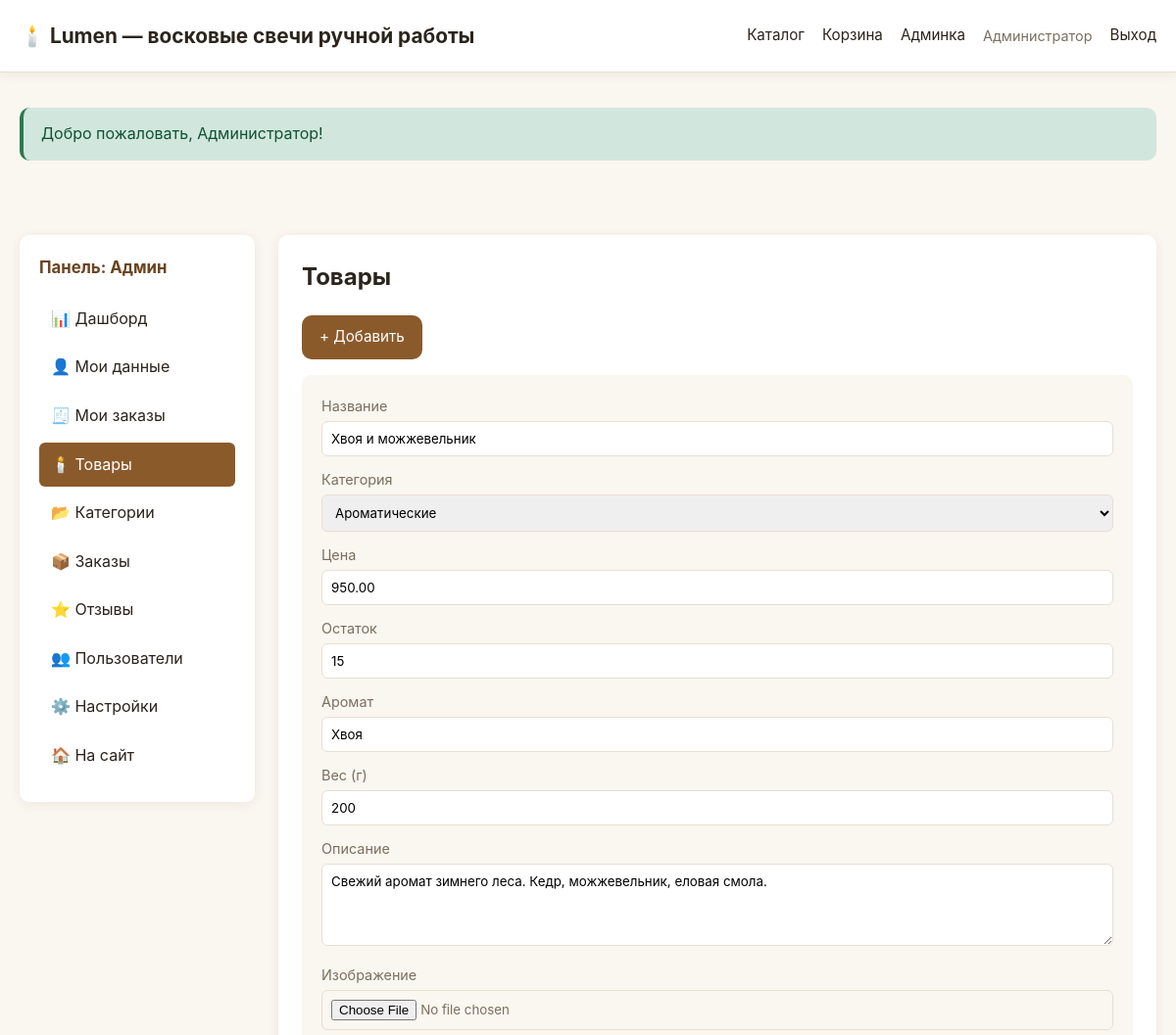
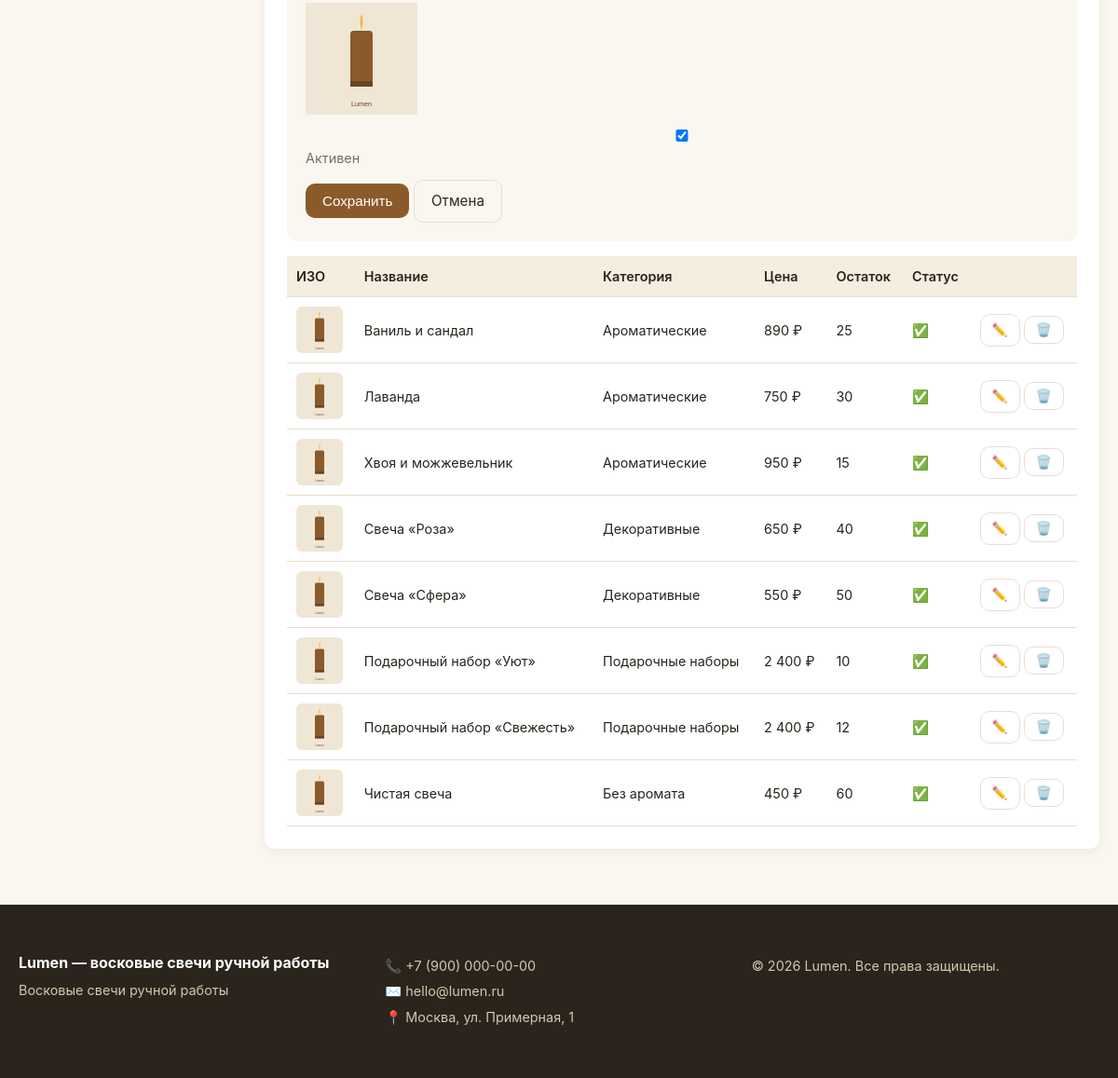
Page /admin.php?action=products&id=3 (signed in) on the committed database (2 pictures, top to bottom).
### tables this page shows
CREATE TABLE IF NOT EXISTS products (
    id INT AUTO_INCREMENT PRIMARY KEY,
    category_id INT,
    name VARCHAR(200) NOT NULL,
    description TEXT,
    price DECIMAL(10,2) NOT NULL,
    stock INT DEFAULT 0,
    image VARCHAR(255),
    aroma VARCHAR(100),
    weight INT,
    active TINYINT(1) DEFAULT 1,
    created_at TIMESTAMP DEFAULT CURRENT_TIMESTAMP,
    FOREIGN KEY (category_id) REFERENCES categories(id) ON DELETE SET NULL
);

CREATE TABLE IF NOT EXISTS categories (
    id INT AUTO_INCREMENT PRIMARY KEY,
    name VARCHAR(100) NOT NULL,
    slug VARCHAR(100) UNIQUE NOT NULL
);

### includes/functions.php (called while the page is built, shortened)
<?php
require_once __DIR__ . '/db.php';
function e($s){ return htmlspecialchars((string)$s, ENT_QUOTES, 'UTF-8'); }
function setting(string $key, $default = '') {
    static $cache = null;
    if ($cache === null) {
        $rows = db()->query("SELECT `key`, value FROM settings")->fetchAll();
        $cache = [];
        foreach ($rows as $r) $cache[$r['key']] = $r['value'];
    }
    return $cache[$key] ?? $default;
}
function current_user() {
    return $_SESSION['user'] ?? null;
}
function product_image($img) {
    return 'assets/placeholder.svg';
}
function money($v) {
    return number_format((float)$v, 0, ',', ' ') . ' ' . setting('currency', '₽');
}

### includes/db.php (called while the page is built)
<?php
$cfg = require __DIR__ . '/../config.php';
$dsn = "mysql:host={$cfg['db']['host']};dbname={$cfg['db']['dbname']};charset={$cfg['db']['charset']}";
try {
    $pdo = new PDO($dsn, $cfg['db']['user'], $cfg['db']['pass'], [
        PDO::ATTR_ERRMODE => PDO::ERRMODE_EXCEPTION,
        PDO::ATTR_DEFAULT_FETCH_MODE => PDO::FETCH_ASSOC,
        PDO::ATTR_EMULATE_PREPARES => false,
    ]);
} catch (PDOException $e) {
    die('Ошибка подключения к БД: ' . htmlspecialchars($e->getMessage()));
}
function db(): PDO {
    static $instance = null;
    if ($instance === null) {
        global $pdo;
        $instance = $pdo;
    }
    return $instance;
}

### admin.php (the view, shortened to what this page needs)
<?php
require_once __DIR__ . '/includes/functions.php';
$user = current_user();
$isMod = $user['role'] === 'moderator';
$action = $_GET['action'] ?? 'dashboard';
require __DIR__ . '/includes/header.php';
?>
<div class="admin-layout">
  <aside class="admin-sidebar">
    <h3>Панель: <?= $isMod?'Модератор':'Админ' ?></h3>
    <nav>
      <a href="?action=dashboard" class="<?= $action==='dashboard'?'active':'' ?>">📊 Дашборд</a>
      <a href="?action=account" class="<?= $action==='account'?'active':'' ?>">👤 Мои данные</a>
        <a href="?action=my_orders" class="<?= $action==='my_orders'?'active':'' ?>">🧾 Мои заказы</a>
      <a href="?action=products" class="<?= $action==='products'?'active':'' ?>">🕯️ Товары</a>
      <?php if(!$isMod): ?><a href="?action=categories" class="<?= $action==='categories'?'active':'' ?>">📂 Категории</a><?php endif; ?>
      <a href="?action=orders" class="<?= $action==='orders'?'active':'' ?>">📦 Заказы</a>
      <a href="?action=reviews" class="<?= $action==='reviews'?'active':'' ?>">⭐ Отзывы</a>
      <?php if(!$isMod): ?>
        <a href="?action=users" class="<?= $action==='users'?'active':'' ?>">👥 Пользователи</a>
        <a href="?action=settings" class="<?= $action==='settings'?'active':'' ?>">⚙️ Настройки</a>
      <?php endif; ?>
      <a href="/">🏠 На сайт</a>
    </nav>
  </aside>
  <section class="admin-main">
<?php
if ($action === 'dashboard'):
    $stats = [
        'products' => db()->query("SELECT COUNT(*) FROM products")->fetchColumn(),
        'orders' => db()->query("SELECT COUNT(*) FROM orders")->fetchColumn(),
        'revenue' => db()->query("SELECT COALESCE(SUM(total),0) FROM orders WHERE payment_status='paid'")->fetchColumn(),
        'users' => db()->query("SELECT COUNT(*) FROM users")->fetchColumn(),
        'pending_reviews' => db()->query("SELECT COUNT(*) FROM reviews WHERE approved=0")->fetchColumn(),
    ];
    $recent = db()->query("SELECT o.*, u.name FROM orders o LEFT JOIN users u ON o.user_id=u.id ORDER BY o.created_at DESC LIMIT 5")->fetchAll();
?>
    <h1>Дашборд</h1>
    <div class="stats-grid">
      <div class="stat"><h3><?= $stats['products'] ?></h3><p>Товаров</p></div>
      <div class="stat"><h3><?= $stats['orders'] ?></h3><p>Заказов</p></div>
      <div class="stat"><h3><?= money($stats['revenue']) ?></h3><p>Выручка</p></div>
      <div class="stat"><h3><?= $stats['users'] ?></h3><p>Пользователей</p></div>
      <div class="stat"><h3><?= $stats['pending_reviews'] ?></h3><p>Отзывов на модерации</p></div>
    </div>
    <?php $statusLabels = ['new'=>'Новый','processing'=>'В обработке','paid'=>'Оплачен','shipped'=>'Отправлен','delivered'=>'Доставлен','cancelled'=>'Отменён']; ?>
    <h2>Последние заказы</h2>
    <table class="admin-table">
      <thead><tr><th>№</th><th>Клиент</th><th>Сумма</th><th>Статус</th><th>Дата</th></tr></thead>
      <tbody>
      <?php foreach($recent as $o): ?>
        <tr><td>#<?= $o['id'] ?></td><td><?= e($o['name'] ?? 'Гость') ?></td><td><?= money($o['total']) ?></td><td><?= e($statusLabels[$o['status']] ?? $o['status']) ?></td><td><?= date('d.m.Y', strtotime($o['created_at'])) ?></td></tr>
      <?php endforeach; ?>
      </tbody>
    </table>
<?php
elseif ($action === 'products'):
    $products = db()->query("SELECT p.*, c.name AS cat FROM products p LEFT JOIN categories c ON p.category_id=c.id ORDER BY p.created_at DESC")->fetchAll();
    $categories = db()->query("SELECT * FROM categories ORDER BY name")->fetchAll();
    $editId = (int)($_GET['id'] ?? 0);
    $edit = null;
    if ($editId) {
        $s = db()->prepare("SELECT * FROM products WHERE id=?");
        $s->execute([$editId]); $edit = $s->fetch();
    }
?>
    <h1>Товары</h1>
    <a href="?action=products&id=new" class="btn btn-primary">+ Добавить</a>
    <?php if($edit || isset($_GET['id'])): ?>
      <form method="post" enctype="multipart/form-data" class="admin-form">
        <label>Название <input type="text" name="name" value="<?= e($edit['name'] ?? '') ?>" required></label>
        <label>Категория
          <select name="category_id">
            <?php foreach($categories as $c): ?>
              <option value="<?= $c['id'] ?>" <?= ($edit['category_id']??0)==$c['id']?'selected':'' ?>><?= e($c['name']) ?></option>
            <?php endforeach; ?>
          </select>
        </label>
        <label>Цена <input type="number" step="0.01" name="price" value="<?= $edit['price'] ?? 0 ?>" required></label>
        <label>Остаток <input type="number" name="stock" value="<?= $edit['stock'] ?? 0 ?>"></label>
        <label>Аромат <input type="text" name="aroma" value="<?= e($edit['aroma'] ?? '') ?>"></label>
        <label>Вес (г) <input type="number" name="weight" value="<?= $edit['weight'] ?? 0 ?>"></label>
        <label>Описание <textarea name="description" rows="4"><?= e($edit['description'] ?? '') ?></textarea></label>
        <label>Изображение <input type="file" name="image" accept="image/*">
          <?php if(!empty($edit['image'])): ?><br><img src="<?= product_image($edit['image']) ?>" style="max-width:120px;margin-top:8px"><?php endif; ?>
        </label>
        <label class="checkbox"><input type="checkbox" name="active" <?= ($edit['active'] ?? 1)?'checked':'' ?>> Активен</label>
        <button class="btn btn-primary">Сохранить</button>
        <a href="?action=products" class="btn btn-ghost">Отмена</a>
      </form>
    <?php endif; ?>
    <table class="admin-table">
      <thead><tr><th>ИЗО</th><th>Название</th><th>Категория</th><th>Цена</th><th>Остаток</th><th>Статус</th><th></th></tr></thead>
      <tbody>
      <?php foreach($products as $p): ?>
        <tr>
          <td><img src="<?= product_image($p['image']) ?>" style="width:50px;height:50px;object-fit:cover;border-radius:6px"></td>
          <td><?= e($p['name']) ?></td>
          <td><?= e($p['cat']) ?></td>
          <td><?= money($p['price']) ?></td>
          <td><?= $p['stock'] ?></td>
          <td><?= $p['active']?'✅':'⏸️' ?></td>
          <td>
            <a href="?action=products&id=<?= $p['id'] ?>" class="btn btn-sm btn-ghost">✏️</a>
            <?php if(!$isMod): ?>
            <form method="post" style="display:inline" onsubmit="return confirm('Удалить?')">
              <button class="btn btn-sm btn-ghost">🗑️</button>
            </form>
            <?php endif; ?>
          </td>
        </tr>
      <?php endforeach; ?>
      </tbody>
    </table>
<?php
else: ?>
    <p>Раздел недоступен</p>
<?php endif; ?>
  </section>
</div>
<?php require __DIR__ . '/includes/footer.php'; ?>

### assets/style.css (style rules this page uses)
:root { --bg:#faf6f0; --card:#fff; --text:#2a241c; --muted:#7a6f60; --primary:#8b5a2b; --primary-dark:#6b4420; --accent:#d4a574; --border:#e8dfd2; --success:#2d7a4f; --error:#b33a3a; --radius:10px; --shadow:0 2px 12px rgba(90,60,20,.08); }
* { box-sizing:border-box;margin:0;padding:0 }
body { font-family:-apple-system,BlinkMacSystemFont,'Segoe UI',Roboto,sans-serif;background:var(--bg);color:var(--text);line-height:1.6;min-height:100vh;display:flex;flex-direction:column }
a { color:var(--primary);text-decoration:none }
img { max-width:100%;display:block }
.btn { display:inline-block;padding:10px 18px;border:none;border-radius:var(--radius);font-size:.95rem;cursor:pointer;transition:all .2s;text-decoration:none;background:var(--border);color:var(--text) }
.btn-primary { background:var(--primary);color:#fff }
.btn-ghost { background:transparent;border:1px solid var(--border) }
.btn-sm { padding:6px 12px;font-size:.85rem }
.admin-layout { display:grid;grid-template-columns:240px 1fr;gap:24px;margin-top:20px }
.admin-sidebar { background:var(--card);padding:20px;border-radius:var(--radius);box-shadow:var(--shadow);height:fit-content;position:sticky;top:80px }
.admin-sidebar h3 { margin-bottom:16px;font-size:1.05rem;color:var(--primary-dark) }
.admin-sidebar nav a { display:block;padding:10px 12px;border-radius:6px;color:var(--text);margin-bottom:4px }
.admin-sidebar nav a.active { background:var(--primary);color:#fff }
.admin-main { background:var(--card);padding:24px;border-radius:var(--radius);box-shadow:var(--shadow);min-height:400px }
.admin-main h1 { margin-bottom:20px }
.admin-table { width:100%;border-collapse:collapse;margin-top:16px }
.admin-table th,.admin-table td { padding:10px;text-align:left;border-bottom:1px solid var(--border);font-size:.9rem }
.admin-table th { background:#f5ede0;font-weight:600 }
.admin-form { background:var(--bg);padding:20px;border-radius:var(--radius);margin:16px 0 }
.admin-form label { display:block;margin-bottom:12px;font-size:.9rem;color:var(--muted) }
.admin-form input,.admin-form select,.admin-form textarea { width:100%;padding:9px;border:1px solid var(--border);border-radius:6px;margin-top:4px;font-family:inherit }
.checkbox { display:flex;align-items:center;gap:8px }

### rows in the picture
products: name "Хвоя и можжевельник", category_id "Ароматические", price "950.00", stock "15", aroma "Хвоя", weight "200", description "Свежий аромат зимнего леса. Кедр, можжевельник, еловая смола.", active "☑", category.name "Ароматические", price "950 ₽"
products: name "Ваниль и сандал", category.name "Ароматические", price "890 ₽", stock "25"
products: name "Лаванда", category.name "Ароматические", price "750 ₽", stock "30"
products: name "Свеча «Роза»", category.name "Декоративные", price "650 ₽", stock "40"
products: name "Свеча «Сфера»", category.name "Декоративные", price "550 ₽", stock "50"
products: name "Подарочный набор «Уют»", category.name "Подарочные наборы", price "2 400 ₽", stock "10"
products: name "Подарочный набор «Свежесть»", category.name "Подарочные наборы", price "2 400 ₽", stock "12"
products: name "Чистая свеча", category.name "Без аромата", price "450 ₽", stock "60"

### other values in the picture
$shopName "Lumen — восковые свечи ручной работы"
$user['name'] "Администратор"
$flash['msg'] "Добро пожаловать, Администратор!"
setting('shop_name','Lumen') "Lumen — восковые свечи ручной работы"
setting('shop_phone','') "+7 (900) 000-00-00"
setting('shop_email','') "hello@lumen.ru"
setting('shop_address','') "Москва, ул. Примерная, 1"
